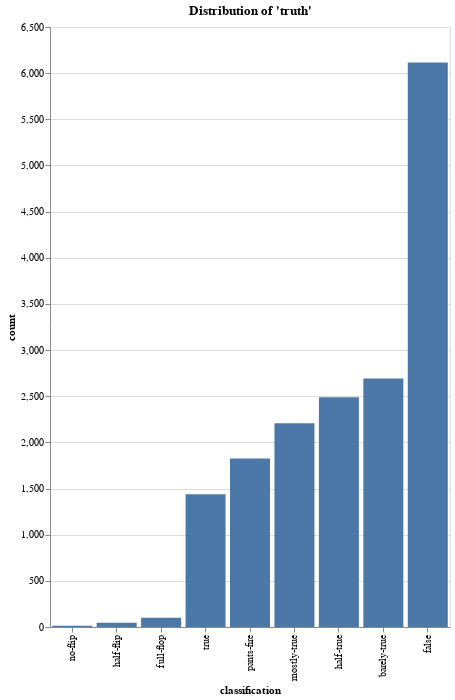

The cell this chart's notebook holds for it:
### Markdown cell above
The distribtution of truth classification is seen below. There are two points which stand out.

Firstly, other than assumed there are more classifcation. 'no-flip', 'half-flip' and 'full-flop' are not known. Is it to be decided whether those classification can be used. 
Secondly, the classification "false" occurs by far the most frequently. This is relevant for the training such as there might be the risk of a biased model as it sees 'false' classification the most. 

Also, to be able to use the data for training a machine learning model, the truth classification have to be boolean values. Thus, the truth classification have to be binary and not multi-class. So all ratings in between true and false have to be assigned to one group. This step is going to part of preprocessing.

### Code cell
alt.Chart(data_truth).mark_bar().encode(
    x = alt.X("classification", sort=alt.Sort(field="count", order="ascending")),
    y = "count"
).properties(
    title="Distribution of 'truth'",
    width = 400,
    height = 600
)

### Figure 1 — Vega-Lite specification as saved in the notebook (floating-point values rounded to 4 significant figures)
{"config": {"view": {"continuousWidth": 300, "continuousHeight": 300}}, "data": {"name": "data-fdc09d9e151996f75b4344279d46de87"}, "mark": {"type": "bar"}, "encoding": {"x": {"field": "classification", "sort": {"field": "count", "order": "ascending"}, "type": "nominal"}, "y": {"field": "count", "type": "quantitative"}}, "height": 600, "title": "Distribution of 'truth'", "width": 400, "$schema": "https://vega.github.io/schema/vega-lite/v5.20.1.json", "datasets": {"data-fdc09d9e151996f75b4344279d46de87": [{"classification": "false", "count": 6115}, {"classification": "barely-true", "count": 2692}, {"classification": "half-true", "count": 2490}, {"classification": "mostly-true", "count": 2206}, {"classification": "pants-fire", "count": 1825}, {"classification": "true", "count": 1438}, {"classification": "full-flop", "count": 100}, {"classification": "half-flip", "count": 46}, {"classification": "no-flip", "count": 14}]}}
